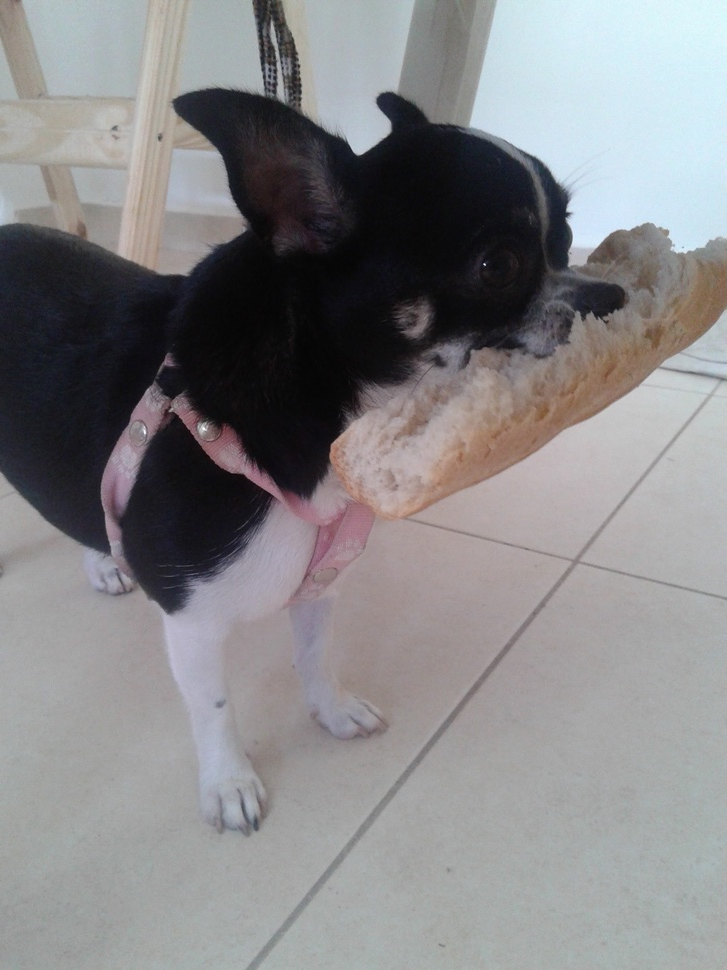
#> input picture pr0/20160210_144444.jpg, 727 x 970 px, shrunk from 1920 x 2560 before the run
$ python -i p01.py   (imports and definitions only)   (older library calls are emulated)
#> lines starting #> are read from the running program, lines starting #| are printed output that depends on the picture
# -*- coding: utf-8 -*-
from __future__ import print_function
from __future__ import division

from os.path import exists

import cv2

import numpy as np

import matplotlib.pyplot as plt

# leer argumentos por linea de comandos
import argparse


def show_and_wait(img):
    '''
    muestra una imagen y espera que se presione una tecla
    '''
    cv2.imshow('Imagen', img)
    print('Presione \'c\' para continuar ...')
    ch = None
    while ch not in (ord('c'), ord('C')):
        ch = cv2.waitKey(10) & 255
    cv2.destroyWindow('Imagen')


# [67 lines left out: functions ejemplo_1, ejemplo_2, not called in this run]


def ejemplo_3(filename):
    '''
    Filtrado
    '''
#> called with filename = '20160210_144444.jpg'
    if not exists(filename):
        raise IOError('el archivo \'{}\' no se puede leer'.format(filename))

    # leer la imagen directamente en escala de grises
    img = cv2.imread(filename, cv2.IMREAD_GRAYSCALE) / 255.
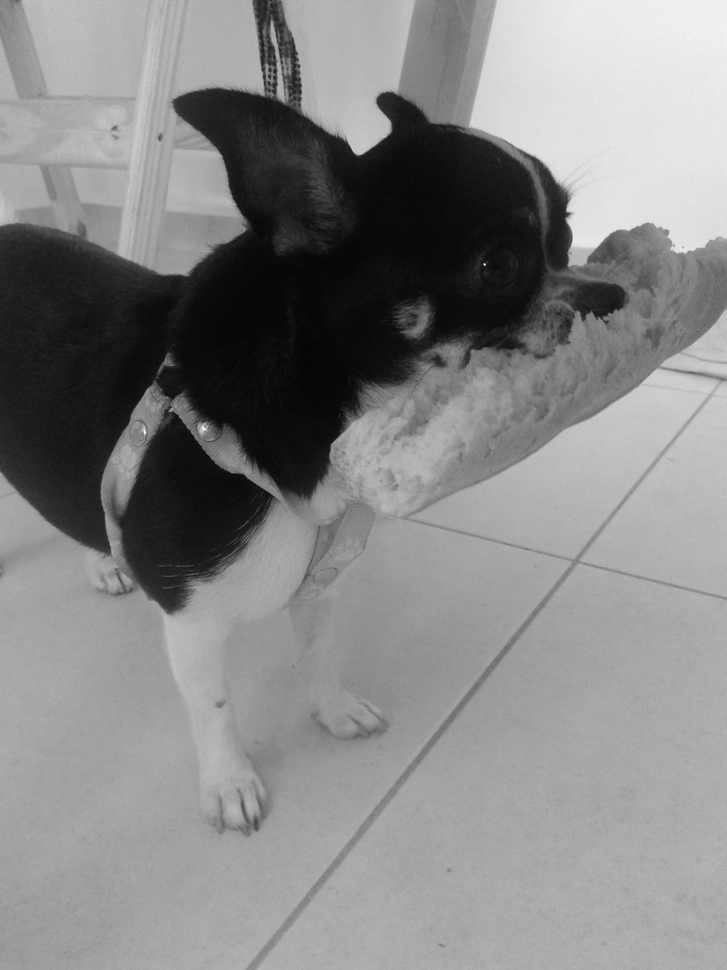
#> img: shape (970, 727) float64; min 0.0157, max 1, mean 0.523

    # filtro box de (2K+1) x (2K+1)
    print('box filter')
    K = 5
    kernel = np.ones((2*K+1, 2*K+1)) / (2*K+1)**2
    img_filtered = cv2.filter2D(img, -1, kernel)
    show_and_wait(img_filtered)
#> (key Esc is pressed here)

    # filtro Gaussiano separable
    for sigma in np.arange(1., 10., 2.):
        K = int(3 * sigma)
        h = np.exp(-0.5 * np.arange(-K, K+1)**2 / sigma**2)
        kernel = np.dot(h.reshape((-1, 1)), h.reshape((1, -1)))
        kernel /= kernel.sum()
        img_filtered = cv2.filter2D(img, -1, kernel)
        print('Gaussian filter: sigma={}, K={}'.format(sigma, K))
        show_and_wait(img_filtered)

    # sharpening step-by-step
    print('Sharpening')
    kernel = np.ones((5, 5)) / 25.
    img_smoothed = cv2.filter2D(img, cv2.CV_64F, kernel)
    img_filtered = img + (img - img_smoothed)
    show_and_wait(img_filtered)


# [11 lines not run here, left out]

>>> result = ejemplo_3('20160210_144444.jpg')

$ run again, on pr0/20160705_134422.jpg
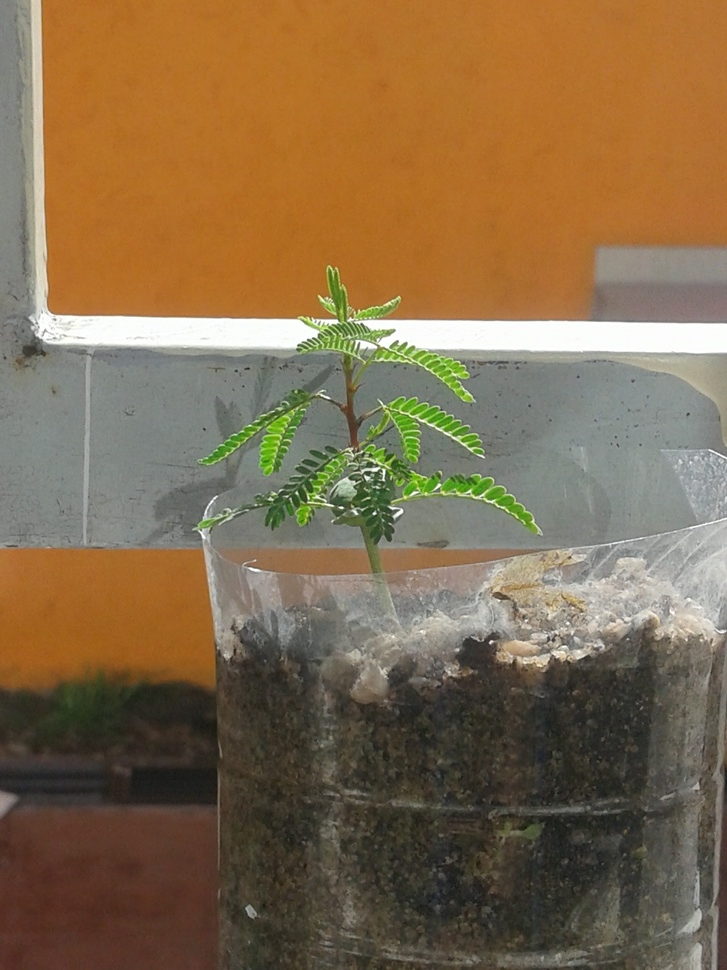
#> input picture pr0/20160705_134422.jpg, 727 x 970 px, shrunk from 1920 x 2560 before the run
#> in ejemplo_3, `img = cv2.imread(filename, cv2.IMREAD_GRAYSCALE) / 255.`:
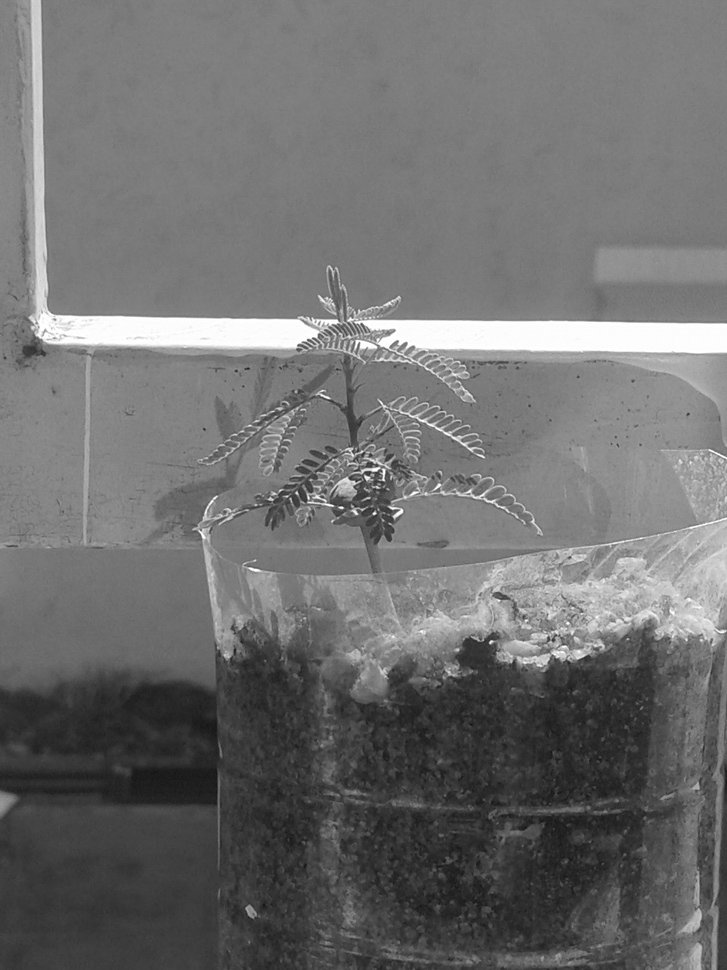
#> img: shape (970, 727) float64; min 0.0627, max 1, mean 0.435
#> in ejemplo_3, `img_filtered = cv2.filter2D(img, -1, kernel)`:
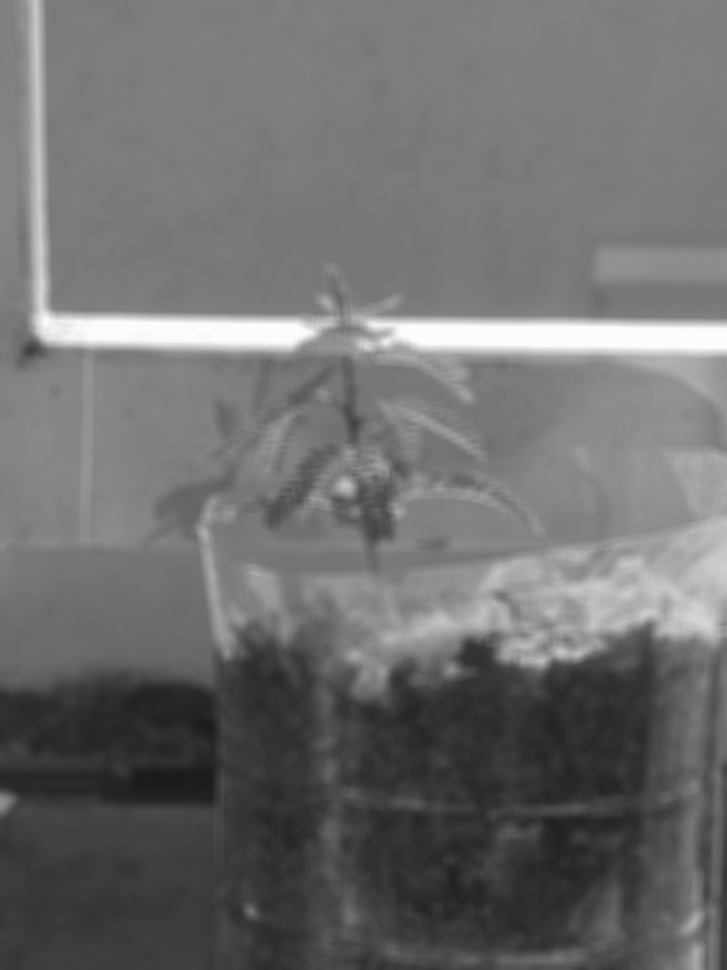
#> img_filtered: shape (970, 727) float64; min 0.107, max 0.993, mean 0.435
